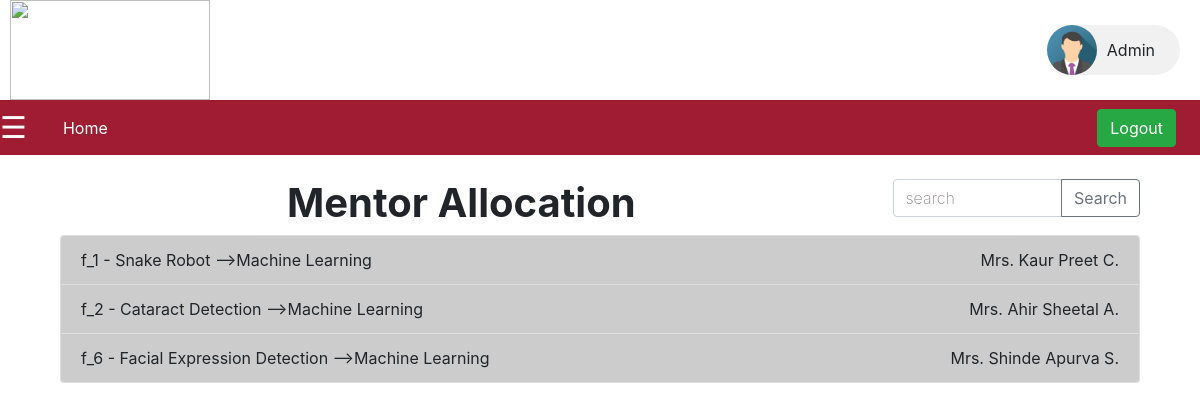
/main/admin/mentor.php (signed in), run on the app's committed database.
### tables this page shows
CREATE TABLE `groups` (
  `id` int(255) NOT NULL,
  `groupname` varchar(255) NOT NULL,
  `member1` varchar(255) NOT NULL,
  `member2` varchar(255) NOT NULL,
  `member3` varchar(255) NOT NULL
);

CREATE TABLE `project` (
  `id` int(11) NOT NULL,
  `groupname` varchar(255) NOT NULL,
  `project_name` varchar(500) NOT NULL,
  `domain` varchar(255) NOT NULL,
  `abstract` longtext NOT NULL,
  `ppt` varchar(255) NOT NULL,
  `research_paper_1` varchar(255) NOT NULL,
  `research_paper_2` varchar(255) NOT NULL,
  `research_paper_3` varchar(255) NOT NULL DEFAULT '""',
  `status` varchar(20) NOT NULL,
  `mentor` varchar(255) NOT NULL,
  `comment` varchar(2250) NOT NULL
);

CREATE TABLE `faculty` (
  `sdrn` int(3) NOT NULL,
  `name` varchar(27) DEFAULT NULL,
  `dept_name` varchar(16) DEFAULT NULL,
  `phone` varchar(13) DEFAULT NULL,
  `emailid` varchar(31) DEFAULT NULL,
  `desig` varchar(21) DEFAULT NULL,
  `domain` varchar(255) NOT NULL DEFAULT 'ML/AI',
  `isEvaluator` int(2) NOT NULL DEFAULT 0
);

### main/admin/backend/get_data.php (called while the page is built, shortened)
<?php
    function getprojects($name){
        include 'conn.php';
        $data = array();
        $sql = "SELECT * FROM groups,project WHERE groups.groupname=project.groupname AND (groups.groupname LIKE '%$name%' OR project.project_name LIKE '%$name%')";
        $result = $conn->query($sql);
        if($result){
            while($row = $result -> fetch_assoc()){
            array_push($data,$row);
            }
        }
    return $data;
    }
    function getgroupmentors($groupname){
        include 'conn.php';
        $data = array();
        $sql = "SELECT name FROM faculty,mentor WHERE mentor.groupname='$groupname' AND mentor.facultyid = faculty.sdrn ";
        $result = $conn->query($sql);
        if($result){
            if($row = $result -> fetch_assoc()){
            array_push($data,$row);
            } else {
                $row['name'] = 'Not Assigned';
                array_push($data,$row);
            }
        }
    return $data;
    }
?>

### main/admin/mentor.php (the view, shortened to what this page needs)
<?php include 'admin_header.php'; ?>
<?php include '../templates/header_start.php'; ?>
<link rel="stylesheet" href="css/Admin.css">
<link rel="stylesheet" href="css/faculty.css">
<?php include '../templates/header_end.php'; ?>
<div id="main">
  <a href="http://www.dypatil.edu/mumbai/rait"><img src="../assets/images/Rait_logo.png" class="top_logo"></a>
  <div class="chip">
    <img src="../assets/images/img_avatar.png" alt="Person" width="96" height="96">
    Admin
  </div>
  <nav class="navbar navbar-expand-lg primary_color navbar-dark">
    <a class="navbar-brand" href="#"><span style="font-size:30px;cursor:pointer" onclick="openNav()">&#9776;</span></a>
    <div class="collapse navbar-collapse" id="navbarSupportedContent">
      <ul class="navbar-nav">
        <li onclick="window.location=''" class="nav-item nav-link" id="home">
          Home
        </li>
      </ul>
      <a href="logout.php" class='mx-4'><button type="button" class="btn btn-success">Logout</button></a>
    </div>
  </nav>
  <div id="main-content" class="container">
    <div class="container">
      <br>
      <div class="row">
        <div class="col-sm-9">
          <h1 class="text-center "><b>Mentor Allocation</b></h1>
        </div>
        <div class="col-sm-3">
          <div class="input-group mb-3">
            <input type="text" id="search" oninput="searchproject(this.value)" class="form-control"
              placeholder="search">
            <div class="input-group-append">
              <button class="btn btn-outline-secondary" onclick="searchproject(search.value)" type="button"
                id="button-addon2">Search</button>
            </div>
          </div>
        </div>
      </div>
      <?php include 'backend/get_data.php';
      $projects = getprojects("%");
      ?>
      <div class="accordion" id="accordionExample">
        <?php foreach ($projects as $project) { ?>
        <div class="card">
          <div class="card-header d-flex justify-content-between" id="headingOne" type="button" data-toggle="collapse"
            data-target="#<?=$project['groupname']?>" aria-expanded="false" aria-controls="<?=$project['groupname']?>">
            <span><?=$project['groupname']?> - <?=$project['project_name']?> --><?=$project['domain']?> </span>
            <span class='eval<?=$project['groupname']?>'> <?php $assignedevals = getgroupmentors($project['groupname']);
                          foreach ($assignedevals as $eval) {  ?>
              <?=$eval['name']?>
              <?php } ?> </span>
          </div>
        </div>
        <?php } ?>
      </div>
    </div>
  </div>
</div>
<?php include '../templates/footer.php'; ?>

### main/admin/css/Admin.css (style rules this page uses)
.top_logo { height: 100px; width: 200px; margin-left: 10px; }
.chip { display: inline-block; padding: 0 25px; height: 50px; font-size: 16px; line-height: 50px; border-radius: 25px; background-color: #f1f1f1; float: right; margin-top: 25px; margin-right: 20px; }
.chip img { float: left; margin: 0 10px 0 -25px; height: 50px; width: 50px; border-radius: 50%; }
.primary_color { background-color: #9f1c33; }
.primary_color a { color: #f1f1f1; }
nav { padding: 0px !important; }
nav ul { display: flex; align-items: stretch; justify-content: left; width: 100%; margin: 0; padding: 0; }
nav li { display: block; flex: 0 1 auto; list-style-type: none; }
.nav-link { color: white !important; padding: 15px 20px !important; cursor: pointer; transition: all 0.3s ease-in-out; }
#main { transition: margin-left .5s; padding: 0px; }
::placeholder { color: rgb(145, 139, 139) !important; font-weight: 200 !important; }

### data on the page
groups: project.groupname "f_1", project.project_name "Snake Robot", project.domain "Machine Learning"
faculty: name "Mrs. Kaur Preet C."
groups: project.groupname "f_2", project.project_name "Cataract Detection", project.domain "Machine Learning"
faculty: name "Mrs. Ahir Sheetal A."
groups: project.groupname "f_6", project.project_name "Facial Expression Detection", project.domain "Machine Learning"
faculty: name "Mrs. Shinde Apurva S."
